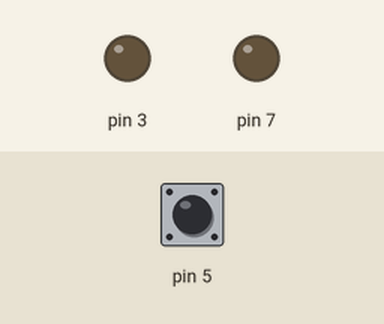
Recording of a program running on a simulated Raspberry Pi (header pin numbers). On the bench: output pins drawn as LEDs (lit = HIGH). Inputs (shaded band) come from the test bench; at power-on: pin 5 HIGH.

Above: at 1.2 s.
1.3 s: pin 5 pulled LOW for 0.8 s
At 2.8 s:
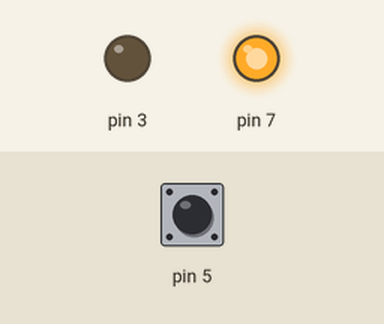
4.6 s: pin 5 pulled LOW for 3.2 s
At 8.7 s:
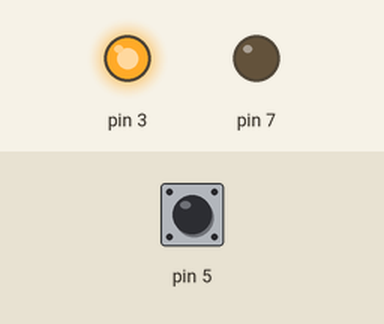
Timing chart, 0 to 15.3 s (numbered marks = the images above; inputs shaded):
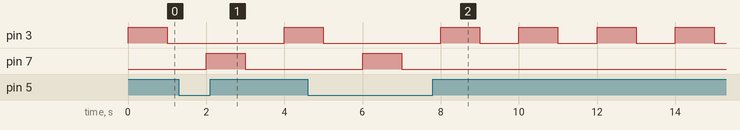

Measured:
- after the input at 1.3 s, pin 7: LOW → HIGH after 0.70 s, → LOW 1.0 s later
- after the input at 4.6 s, pin 7: LOW → HIGH after 1.4 s, → LOW 1.0 s later
- by itself, pin 3: repeats every 2.0 s: HIGH 1.0 s, LOW 1.0 s

The program:

pushButton1LEDBlinkOnReleaseOtherBlinks.py
```python
import RPi.GPIO as gpio
from time import sleep

gpio.setwarnings(False)
gpio.setmode(gpio.BOARD)
gpio.setup(3,gpio.OUT,initial=gpio.LOW)
gpio.setup(7,gpio.OUT,initial=gpio.LOW)
gpio.setup(5,gpio.IN)

while True:
    if(gpio.input(5)==gpio.HIGH):
        if(gpio.input(5)==gpio.HIGH):

            gpio.output(3,gpio.HIGH)
            sleep(1)
            gpio.output(3,gpio.LOW)
            sleep(1)
        if(gpio.input(5)==gpio.LOW):

            gpio.output(7,gpio.HIGH)
            sleep(1)
            gpio.output(7,gpio.LOW)
            sleep(1)


    else:

        gpio.output(3,gpio.LOW)
        gpio.output(7,gpio.LOW)
```
